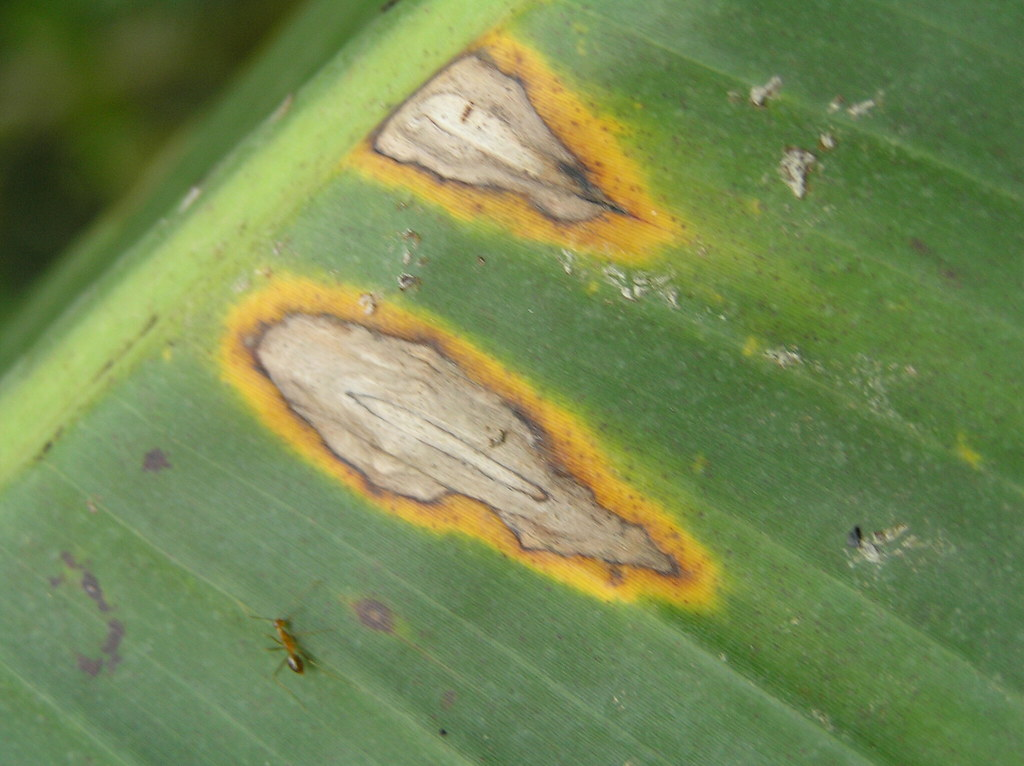
#> input picture test/CORDANA_01.jpg, 1024 x 766 px, found by its file name
$ jupyter execute 'ord alg.ipynb'   (shell and % lines are left out)   (older library calls are emulated)
#> lines starting #> are read from the running program, lines starting #| are printed output that depends on the picture
[cell 1]
import numpy as np
import pandas as pd
import cv2
import matplotlib.pyplot as plt
import os

[cell 2]
path = 'C:/Users/lenovo/Pictures/Disease_dataset/test'
img1 = cv2.imread(os.path.join(path, 'CORDANA_01.jpg'))
#> img1 is the input picture: shape (766, 1024, 3); mean B, G, R 82.5, 135.9, 117.3

img_building = cv2.cvtColor(img1, cv2.COLOR_BGR2RGB)  # Convert from cv's BRG default color order to RGB

orb = cv2.ORB_create()  # OpenCV 3 backward incompatibility: Do not create a detector with `cv2.ORB()`.

key_points, description = orb.detectAndCompute(img_building, None)
#> key_points = 500 keypoints; strongest (x, y, size): (635, 287, 31), (403, 280, 31), (468, 108, 37.2), (635, 288, 44.6)
img_building_keypoints = cv2.drawKeypoints(img_building,
                                           key_points,
                                           img_building,
                                           flags=cv2.DRAW_MATCHES_FLAGS_DRAW_RICH_KEYPOINTS)
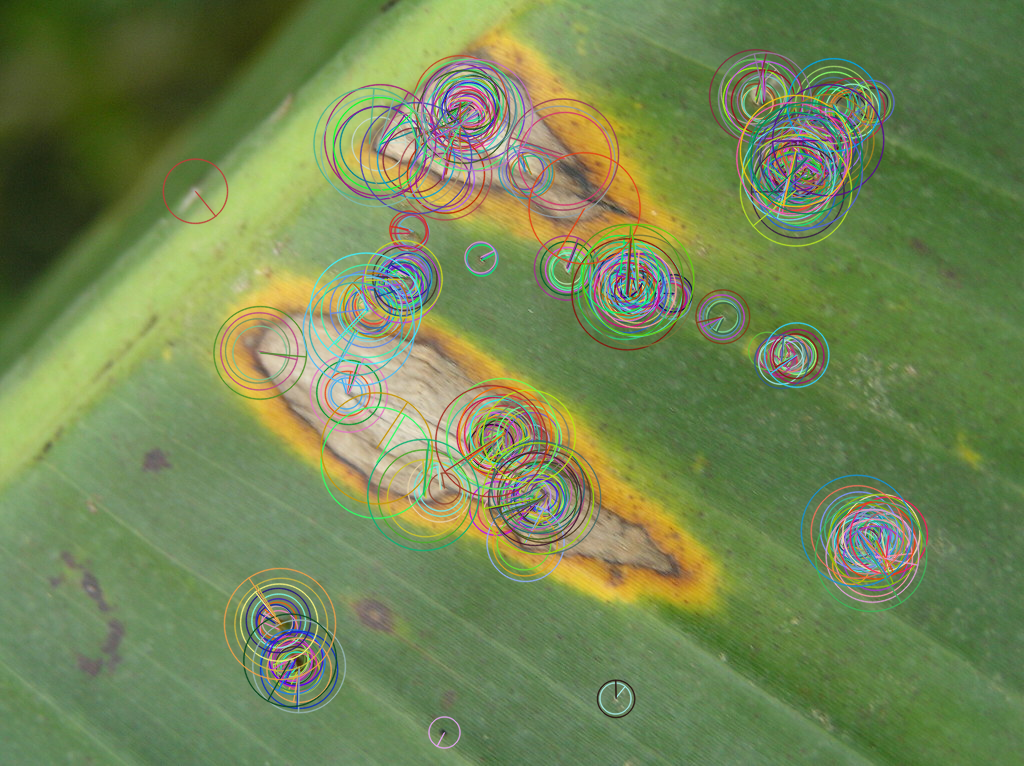
#> img_building_keypoints: shape (766, 1024, 3); mean R, G, B 115.5, 134.4, 84.5


$ run again, with test/CORDANA_02.jpg copied over test/CORDANA_01.jpg
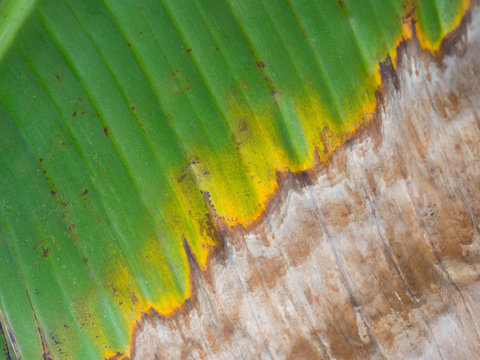
#> input picture test/CORDANA_02.jpg, 480 x 360 px, found by its file name
#> img1 is the input picture: shape (360, 480, 3); mean B, G, R 82.3, 143.7, 128
#> key_points = 488 keypoints; strongest (x, y, size): (306, 186, 31), (303, 189, 31), (397, 90, 31), (304, 188, 37.2)
#> `img_building_keypoints = cv2.drawKeypoints(img_building, key_points, i..`:
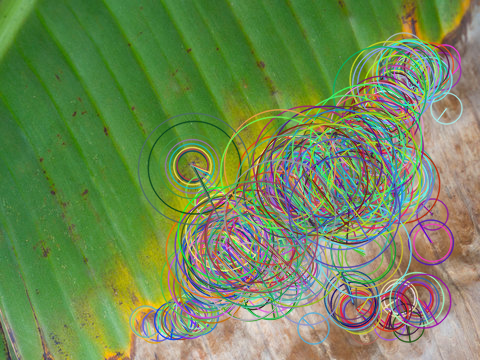
#> img_building_keypoints: shape (360, 480, 3); mean R, G, B 113.4, 137.3, 85.5

$ run again, with test/BUNCHY_TOP_01.jpg copied over test/CORDANA_01.jpg
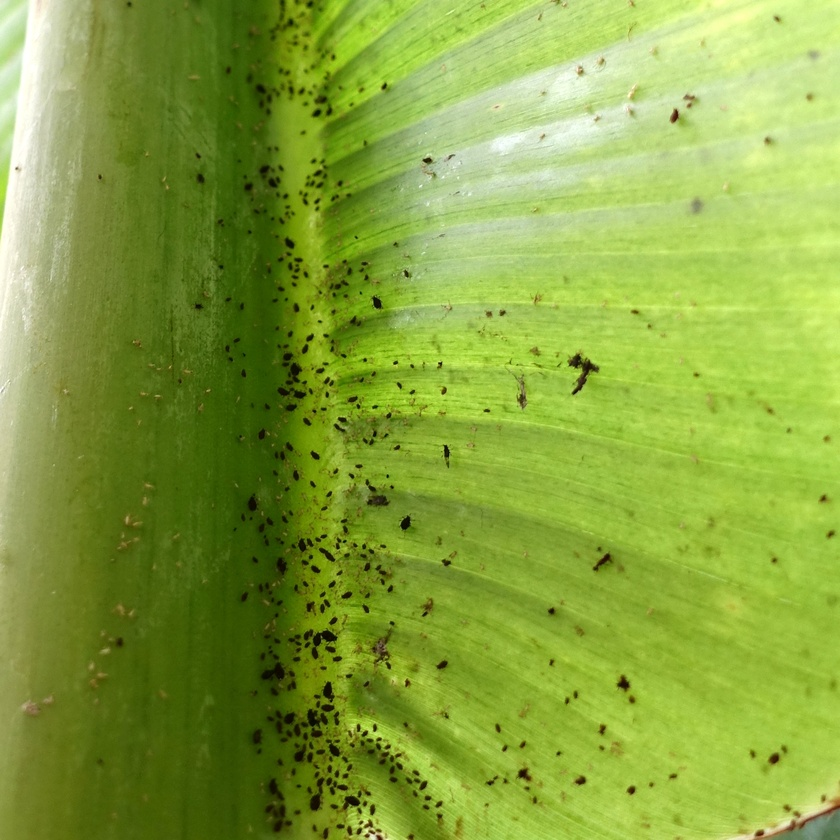
#> input picture test/BUNCHY_TOP_01.jpg, 840 x 840 px, shrunk from 2137 x 2137 before the run, found by its file name
#> img1 is the input picture: shape (840, 840, 3); mean B, G, R 62.2, 163.1, 134.9
#> key_points = 500 keypoints; strongest (x, y, size): (440, 363, 31), (424, 160, 31), (395, 363, 31), (374, 730, 31)
#> `img_building_keypoints = cv2.drawKeypoints(img_building, key_points, i..`:
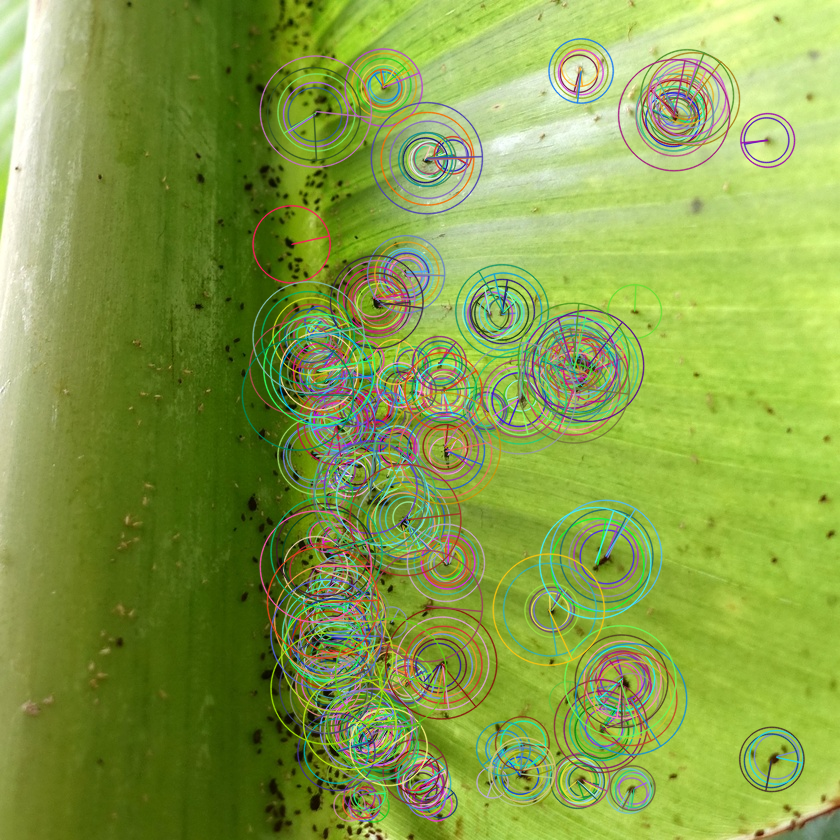
#> img_building_keypoints: shape (840, 840, 3); mean R, G, B 134, 159.1, 71.5

$ run again, with test/BUNCHY_TOP_02.jpg copied over test/CORDANA_01.jpg
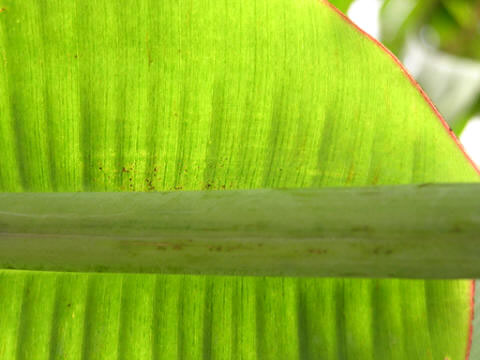
#> input picture test/BUNCHY_TOP_02.jpg, 480 x 360 px, found by its file name
#> img1 is the input picture: shape (360, 480, 3); mean B, G, R 34.3, 180.1, 141.9
#> key_points = 239 keypoints; strongest (x, y, size): (378, 40, 37.2), (149, 184, 31), (125, 168, 31), (127, 171, 31)
#> `img_building_keypoints = cv2.drawKeypoints(img_building, key_points, i..`:
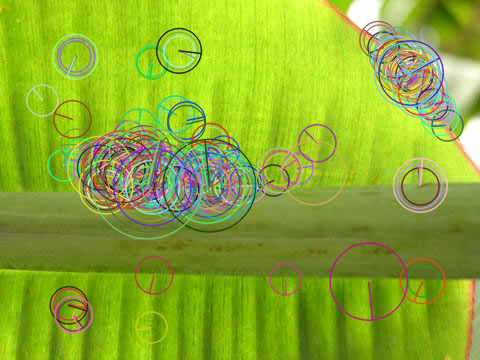
#> img_building_keypoints: shape (360, 480, 3); mean R, G, B 139.1, 172.4, 44.5
